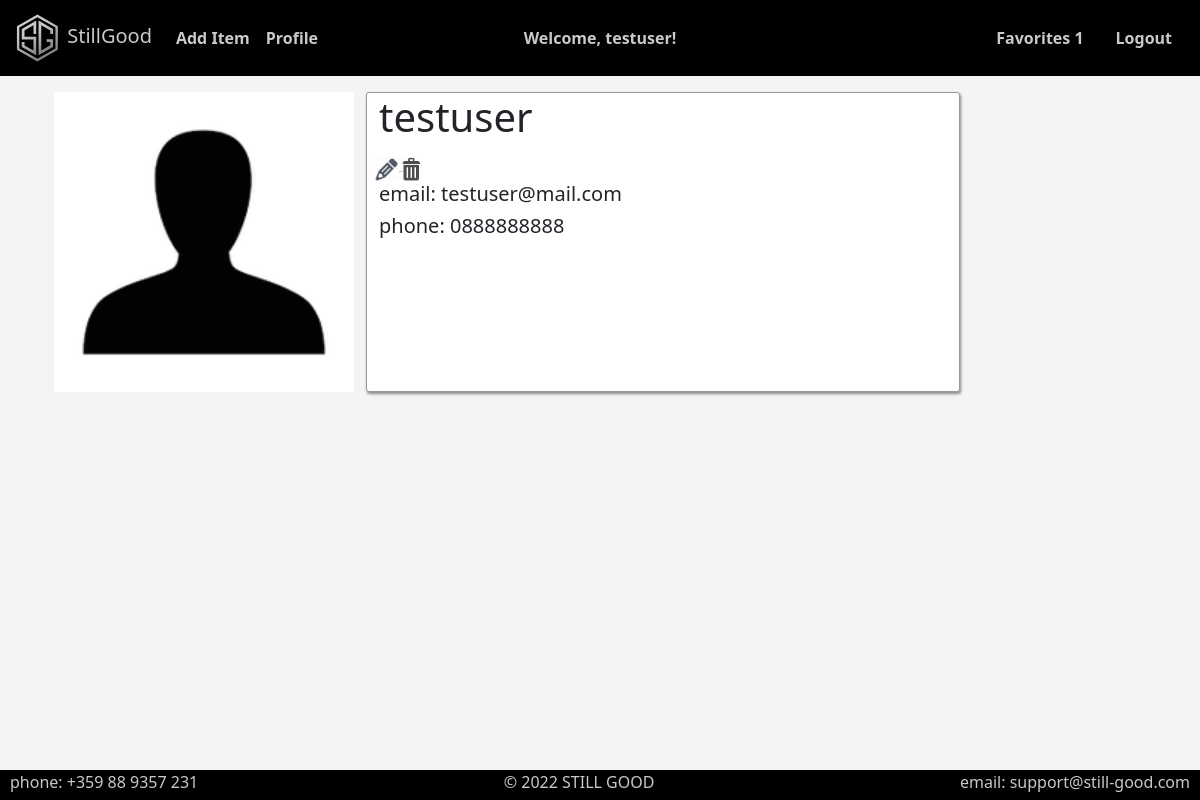
The page /user/2/ (signed in) on the database its author committed.
### project_1/users/models.py (models this page shows, shortened)
class AppUser(auth_models.AbstractUser):
    MIN_LEN_FIRST_NAME = 2
    MAX_LEN_FIRST_NAME = 30
    MIN_LEN_LAST_NAME = 2
    MAX_LEN_LAST_NAME = 30
    MAX_LEN_LOCATION = 45
    MIN_LEN_LOCATION = 3
    personal_photo = models.ImageField(
        upload_to='users_photos',
        blank=False,
        default='defaults/no-user-photo.png',
    )
    first_name = models.CharField(
        max_length=MAX_LEN_FIRST_NAME,
        validators=(
            validators.MinLengthValidator(MIN_LEN_FIRST_NAME),
            validate_personal_names,
        ),
        blank=True,
    )
    last_name = models.CharField(
        max_length=MAX_LEN_LAST_NAME,
        validators=(
            validators.MinLengthValidator(MIN_LEN_LAST_NAME),
            validate_personal_names,
        ),
        blank=True,
    )
    gender = models.CharField(
        choices=Genders.choices(),
        max_length=Genders.max_len(),
        blank=True,
    )
    phone = models.CharField(
        max_length=10,
        validators=(validate_phone,),
        blank=True,
    )
    location = models.CharField(
        max_length=MAX_LEN_LOCATION,
        validators=(
            validators.MinLengthValidator(MIN_LEN_LOCATION),
            validate_location),
        blank=True,
    )
    email = models.EmailField(unique=True, blank=False, )
    class Meta:
        ordering = ['pk']

### project_1/users/views.py (the view)
# urls.py: path('', views.UserDetails.as_view(), name='user details'),
class UserDetails(DetailView):
    context_object_name = 'current_user'
    template_name = 'users/user-details.html'
    model = UserModel
    def get_context_data(self, **kwargs):
        context = super().get_context_data(**kwargs)
        context['is_owner'] = self.request.user == self.object
        return context

### templates/users/user-details.html (shortened to what this page needs)
{% extends 'base.html' %}
{% block content %}
    {% load static %}
    <div id="user-details-grid" class="container">
        <div class="container">
            <img width="300" height="300"
                    src="{{ current_user.personal_photo.url }}" alt="{{ current_user.username }}`s image">
        </div>
        <div class="container box">
            <h1>{{ current_user.username }}</h1>
            {% if is_owner %}
                <a href="{% url 'user edit' pk=current_user.pk %}">
                    <img class="edit-img" src="{% static 'images/edit-pen-icon-6.jpg' %}" alt="edit button">
                </a>
                <a href="{% url 'user delete' pk=current_user.pk %}">
                    <img class="bin-img" src="{% static 'images/icon-remove-22.jpg' %}" alt="bin button">
                </a>
            {% endif %}
            <h5>email: {{ current_user.email }}</h5>
            {% if current_user.phone %}
                <h5>phone: {{ current_user.phone }}</h5>
            {% endif %}
        </div>
    </div>
{% endblock %}

### templates/base.html (shortened to what this page needs)
{% load static %}
<!doctype html>
<html lang="en">
<head>
    <link rel="stylesheet" href="{% static 'css/all-styles.css' %}">
</head>
<body style="background-color: #F2F4F5">
<nav class="navbar bg-black navbar-expand-lg">
    <div class="container-fluid">
        <a class="navbar-brand" href="{% url 'home page' %}">
            <img src="{% static "images/sg-logo.svg" %}" alt="logo" class="d-inline-block align-text-center"
                 height="50" width="50">
            StillGood
        </a>
        <div class="collapse navbar-collapse" id="navbarScroll">
            <ul class="navbar-nav me-auto my-2 my-lg-0 navbar-nav-scroll" style="--bs-scroll-height: 100px;">
                <li class="nav-item">
                    <a class="nav-link" href="{% url 'item add' %}">Add Item</a>
                </li>
                {% if not request.user.is_authenticated %}
                    <li class="nav-item">
                        <a class="nav-link" href="{% url 'user register' %}">Register</a>
                    </li>
                    <li class="nav-item">
                        <a class="nav-link" href="{% url 'user login' %}">Login</a>
                    </li>
                    <li class="nav-item welcome position-absolute top-50 start-50 translate-middle">
                        Welcome!
                    </li>
                {% else %}
                    <li class="nav-item">
                        <a class="nav-link" href="{% url 'user details' pk=request.user.pk %}">Profile</a>
                    </li>
                    <li class="nav-item welcome position-absolute top-50 start-50 translate-middle">
                        Welcome, {{ request.user.username }}!
                    </li>
                {% endif %}
            </ul>
            {% if request.user.is_authenticated %}
                <ul class="nav justify-content-end">
                    <li class="nav-item float-left">
                        <a class="nav-link" href="{% url 'list favourite items' username=request.user.username %}">
                            Favorites {{ request.user.favourite_set.all.count }}
                        </a>
                    </li>
                    <li class="nav-item">
                        <a class="nav-link" href="{% url 'user logout' %}">Logout</a>
                    </li>
                </ul>
            {% endif %}
        </div>
    </div>
</nav>
<main>
    {% block content %}
    {% endblock %}
</main>
<footer style="text-align: center">
    © 2022 STILL GOOD
    <span style="float: left"> phone: +359 88 9357 231</span>
    <span style="float: right">email: support@still-good.com </span>
</footer>
</body>
</html>

### static/css/body-nav-foot.css (style rules this page uses)
body { min-height: 100vh; display: flex; flex-direction: column; }
main { margin-top: 1rem; margin-bottom: 1rem; }
.navbar-brand { color: var(--my_silver); }
.nav-link { color: var(--my_silver); border-radius: 3px; }
.nav-item { color: var(--my_silver); font-weight: bold; }
footer { background: black; width: 100%; height: 30px; color: #C9C9C9; margin-top: auto; }
footer span { margin-left: 10px; margin-right: 10px; }
.welcome { color: var(--my_silver); }

### static/css/buttons.css (style rules this page uses)
.bin-img, .edit-img { width: 25px; margin-left: -5px; margin-top: 8px; }

### static/css/rest.css (style rules this page uses)
#user-details-grid { display: grid; grid-template-columns: 0.25fr 0.75fr; }
.box { background-color: white; display: block; box-shadow: 1px 2px 3px #888888; border: 1px solid rgb(156, 152, 152); border-radius: 3px; }

### rows shown on the page
AppUser: user.username "testuser", user.favourite_set.all.count "1", personal_photo (placeholder picture), username "testuser", email "testuser@mail.com", phone "0888888888"
